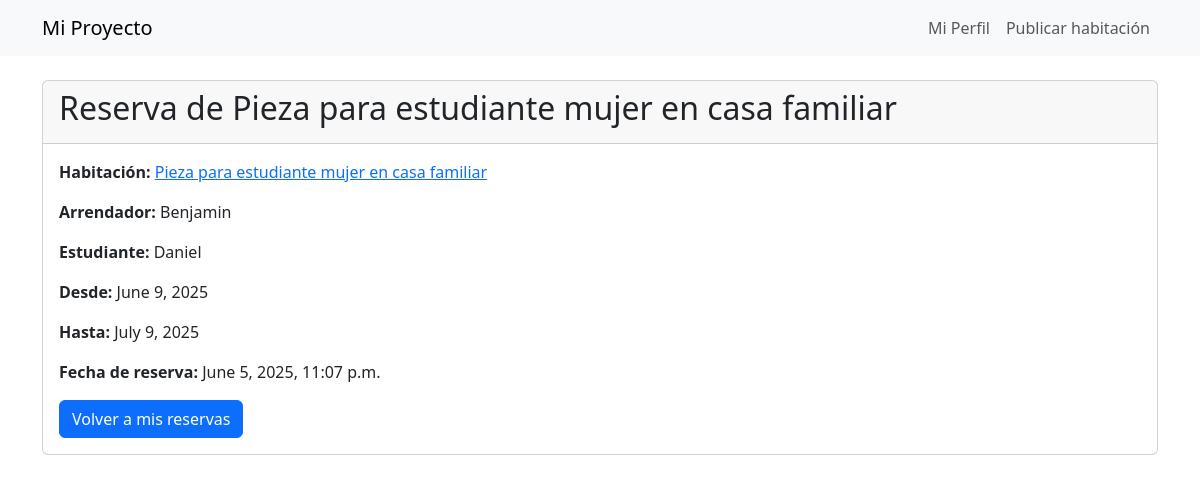
Page /booking/2/ (signed in) on the committed database.
### booking/models.py (models this page shows, shortened)
class Booking(models.Model):
    STATUS_CHOICES = [
        ('pending', 'Pendiente'),
        ('approved', 'Aprobada'),
        ('rejected', 'Rechazada'),
    ]
    student = models.ForeignKey(settings.AUTH_USER_MODEL, on_delete=models.CASCADE, related_name='bookings')
    room = models.ForeignKey(Room, on_delete=models.CASCADE, related_name='bookings')
    start_date = models.DateField()
    end_date = models.DateField()
    created_at = models.DateTimeField(auto_now_add=True)
    status = models.CharField(max_length=10, choices=STATUS_CHOICES, default='pending')  # Nuevo campo

### listings/models.py (models this page shows, shortened)
class Room(models.Model):
    owner = models.ForeignKey(settings.AUTH_USER_MODEL, on_delete=models.CASCADE)
    title = models.CharField(max_length=100)
    description = models.TextField()
    price = models.DecimalField(max_digits=8, decimal_places=2)
    city = models.CharField(max_length=100)
    address = models.CharField(max_length=200)
    available_from = models.DateField()
    available_to = models.DateField()
    created_at = models.DateTimeField(auto_now_add=True)
    archived = models.BooleanField(default=False)  # Nuevo campo

### accounts/models.py (models this page shows, shortened)
class User(AbstractUser):
    USER_ROLES = (
        ('student', 'Estudiante'),
        ('landlord', 'Arrendador'),
    )
    role = models.CharField(max_length=10, choices=USER_ROLES)
    university = models.CharField(max_length=100, blank=True, null=True)
    phone = models.CharField(max_length=20, blank=True, null=True)
    profile_image = models.ImageField(upload_to='profiles/', blank=True, null=True)
    birth_date = models.DateField(blank=True, null=True)  # Nuevo campo

### booking/views.py (the view)
# urls.py: path('<int:pk>/', views.booking_detail, name='booking_detail'),
@login_required
def booking_detail(request, pk):
    booking = get_object_or_404(Booking, pk=pk)
    return render(request, 'booking/booking_detail.html', {'booking': booking})

### templates/booking/booking_detail.html (shortened to what this page needs)
{% extends "base/base.html" %}
{% block content %}
<div class="card mt-4">
    <div class="card-header">
        <h2>Reserva de {{ booking.room.title }}</h2>
    </div>
    <div class="card-body">
        <p><strong>Habitación:</strong> <a href="{% url 'listings:room_detail' booking.room.pk %}">{{ booking.room.title }}</a></p>
        <p><strong>Arrendador:</strong> {{ booking.room.owner.username }}</p>
        <p><strong>Estudiante:</strong> {{ booking.student.username }}</p>
        <p><strong>Desde:</strong> {{ booking.start_date }}</p>
        <p><strong>Hasta:</strong> {{ booking.end_date }}</p>
        <p><strong>Fecha de reserva:</strong> {{ booking.created_at }}</p>
        <a href="{% url 'booking:booking_list' %}" class="btn btn-primary">Volver a mis reservas</a>
    </div>
</div>
{% endblock %}

### rows in the picture
Booking: room "Pieza para estudiante mujer en casa familiar", room.owner.username "Benjamin", student.username "Daniel", start_date "June 9, 2025", end_date "July 9, 2025", created_at "June 5, 2025, 11:07 p.m."
